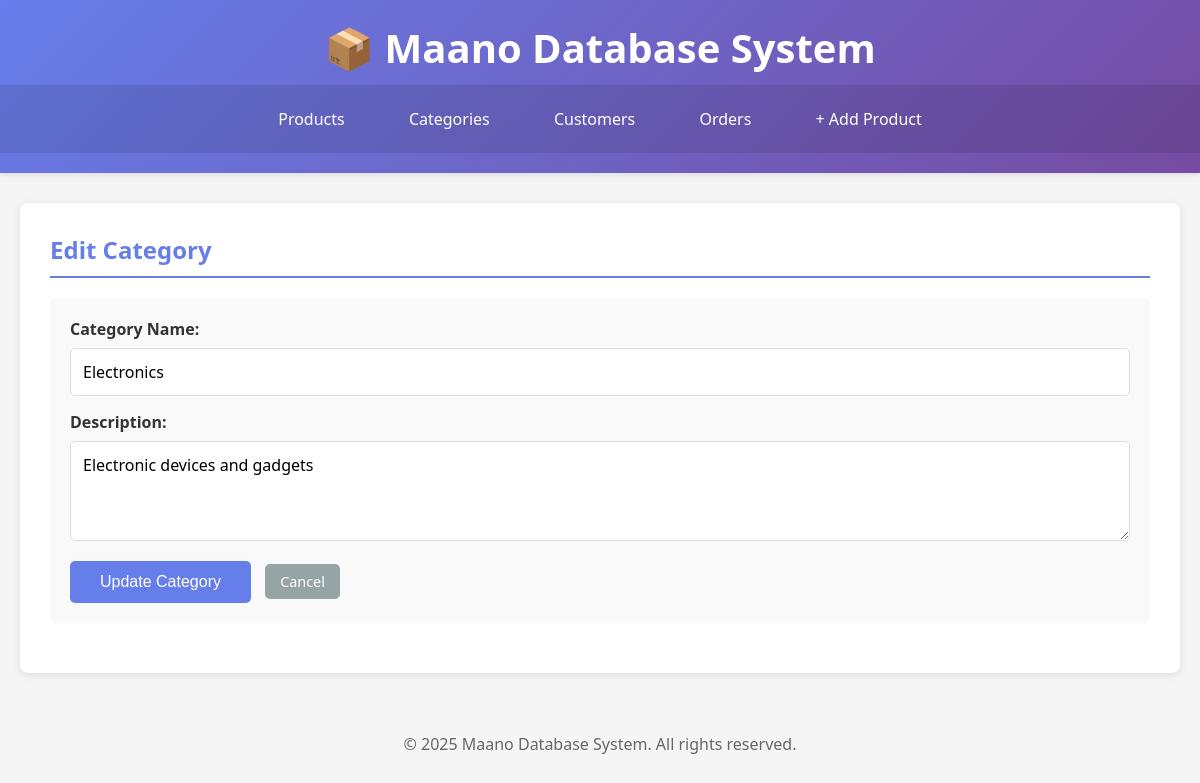
Page /edit_category.php?id=1 on the committed database.
### tables this page shows
CREATE TABLE IF NOT EXISTS categories (
    id INT PRIMARY KEY AUTO_INCREMENT,
    category_name VARCHAR(100) NOT NULL UNIQUE,
    description TEXT,
    created_at TIMESTAMP DEFAULT CURRENT_TIMESTAMP
);

### edit_category.php (the view, shortened to what this page needs)
<?php
include 'database.php';
$category_id = intval($_GET['id']);
$query = "SELECT * FROM categories WHERE id = ?";
$stmt = $conn->prepare($query);
$stmt->bind_param("i", $category_id);
$stmt->execute();
$result = $stmt->get_result();
$category = $result->fetch_assoc();
?>
<!DOCTYPE html>
<html lang="en">
<head>
    <link rel="stylesheet" href="style.css">
</head>
<body>
    <header>
        <h1>📦 Maano Database System</h1>
        <nav>
            <a href="index.php">Products</a>
            <a href="manage_categories.php">Categories</a>
            <a href="manage_customers.php">Customers</a>
            <a href="view_orders.php">Orders</a>
            <a href="add_product.php">+ Add Product</a>
        </nav>
    </header>
    <div class="container">
        <div class="content">
            <h2>Edit Category</h2>
            <form method="POST">
                <label for="category_name">Category Name:</label>
                <input type="text" id="category_name" name="category_name" value="<?php echo htmlspecialchars($category['category_name']); ?>" required>
                <label for="description">Description:</label>
                <textarea id="description" name="description"><?php echo htmlspecialchars($category['description'] ?? ''); ?></textarea>
                <div>
                    <button type="submit">Update Category</button>
                    <a href="manage_categories.php" class="btn btn-secondary">Cancel</a>
                </div>
            </form>
        </div>
    </div>
    <footer>
        <p>&copy; 2025 Maano Database System. All rights reserved.</p>
    </footer>
</body>
</html>

### style.css (style rules this page uses)
* { margin: 0; padding: 0; box-sizing: border-box; }
body { font-family: 'Segoe UI', Tahoma, Geneva, Verdana, sans-serif; background-color: #f5f5f5; color: #333; }
header { background: linear-gradient(135deg, #667eea 0%, #764ba2 100%); color: white; padding: 20px 0; box-shadow: 0 2px 5px rgba(0,0,0,0.1); margin-bottom: 30px; }
header h1 { text-align: center; font-size: 2.5em; margin-bottom: 10px; }
nav { text-align: center; background-color: rgba(0,0,0,0.1); padding: 15px 0; }
nav a { color: white; text-decoration: none; margin: 0 15px; padding: 8px 15px; border-radius: 5px; transition: background-color 0.3s; display: inline-block; }
.container { max-width: 1200px; margin: 0 auto; padding: 0 20px; }
.content { background: white; padding: 30px; border-radius: 8px; box-shadow: 0 2px 10px rgba(0,0,0,0.1); margin-bottom: 30px; }
h2 { color: #667eea; margin-bottom: 20px; border-bottom: 2px solid #667eea; padding-bottom: 10px; }
form { background-color: #f9f9f9; padding: 20px; border-radius: 5px; margin-bottom: 20px; }
form label { display: block; margin-bottom: 8px; font-weight: 600; color: #333; }
form input, form select, form textarea { width: 100%; padding: 12px; margin-bottom: 15px; border: 1px solid #ddd; border-radius: 5px; font-size: 1em; font-family: inherit; }
form textarea { resize: vertical; min-height: 100px; }
button { background-color: #667eea; color: white; padding: 12px 30px; border: none; border-radius: 5px; font-size: 1em; cursor: pointer; transition: background-color 0.3s; margin-right: 10px; }
.btn { display: inline-block; padding: 8px 15px; background-color: #667eea; color: white; text-decoration: none; border-radius: 5px; transition: background-color 0.3s; border: none; cursor: pointer; font-size: 0.9em; }
.btn-secondary { background-color: #95a5a6; }
footer { text-align: center; color: #666; padding: 20px; margin-top: 40px; }

### rows in the picture
categories: category_name "Electronics", description "Electronic devices and gadgets"
